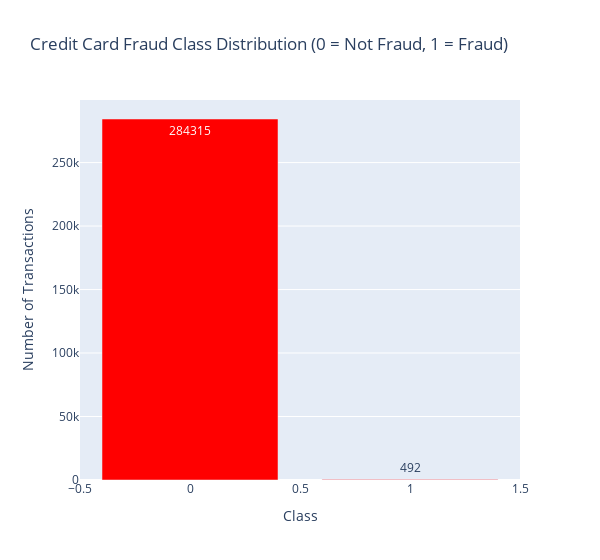
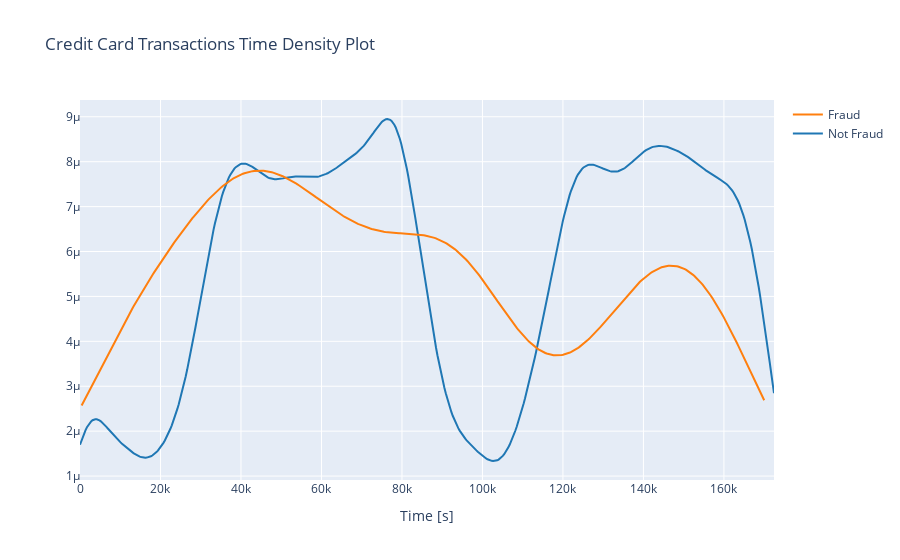

The code cell stored with these charts, in order, in its notebook:
### Code cell
# Load dataset
import pandas as pd
import plotly.graph_objs as go
import plotly.figure_factory as ff
from plotly.offline import iplot

# Read the CSV file from the downloaded path
data_df = pd.read_csv(path + "/creditcard.csv")

# Print dataset dimensions
print("Credit Card Fraud Detection data - rows:", data_df.shape[0], " columns:", data_df.shape[1])

# Preview the dataset
display(data_df.head())

# Summary statistics
display(data_df.describe())

# --- Check for missing/null values ---
total = data_df.isnull().sum().sort_values(ascending=False)
percent = (data_df.isnull().sum() / data_df.isnull().count() * 100).sort_values(ascending=False)

# Combine and display missing value stats
missing_data = pd.concat([total, percent], axis=1, keys=['Total', 'Percent'])
display(missing_data.transpose())

# --- Visualize Class Distribution (Fraud vs Not Fraud) ---
class_counts = data_df["Class"].value_counts()
df_class = pd.DataFrame({'Class': class_counts.index, 'Values': class_counts.values})

# Create bar chart for class distribution
trace = go.Bar(
    x=df_class['Class'],
    y=df_class['Values'],
    name="Credit Card Fraud Class - data imbalance",
    marker=dict(color="Red"),
    text=df_class['Values']
)

layout = dict(
    title='Credit Card Fraud Class Distribution (0 = Not Fraud, 1 = Fraud)',
    xaxis=dict(title='Class'),
    yaxis=dict(title='Number of Transactions'),
    hovermode='closest',
    width=600
)

fig = dict(data=[trace], layout=layout)
iplot(fig, filename='class_distribution')

# --- Time-Based Density Plot of Transactions by Class ---
class_0_time = data_df[data_df['Class'] == 0]["Time"]
class_1_time = data_df[data_df['Class'] == 1]["Time"]

# Prepare data for density plot
hist_data = [class_0_time, class_1_time]
group_labels = ['Not Fraud', 'Fraud']

# Create and plot density distribution
fig_time_density = ff.create_distplot(hist_data, group_labels, show_hist=False, show_rug=False)
fig_time_density['layout'].update(
    title='Credit Card Transactions Time Density Plot',
    xaxis=dict(title='Time [s]')
)
iplot(fig_time_density, filename='time_density')

### Figure 1 — Plotly figure (JSON) as saved in the notebook; plotly's stock layout.template omitted (floating-point values rounded to 4 significant figures)
{"data": [{"marker": {"color": "Red"}, "name": "Credit Card Fraud Class - data imbalance", "text": [284315, 492], "type": "bar", "x": [0, 1], "y": [284315, 492]}], "layout": {"hovermode": "closest", "title": {"text": "Credit Card Fraud Class Distribution (0 = Not Fraud, 1 = Fraud)"}, "width": 600, "xaxis": {"title": {"text": "Class"}}, "yaxis": {"title": {"text": "Number of Transactions"}}}}

### Figure 2 — Plotly figure (JSON) as saved in the notebook; plotly's stock layout.template omitted (floating-point values rounded to 4 significant figures; data arrays with more than 128 entries replaced by an {"elided": "..."} marker saying what was removed)
{"data": [{"legendgroup": "Not Fraud", "marker": {"color": "rgb(31, 119, 180)"}, "mode": "lines", "name": "Not Fraud", "showlegend": true, "type": "scatter", "x": {"elided": "500 float values"}, "xaxis": "x", "y": {"elided": "500 float values"}, "yaxis": "y"}, {"legendgroup": "Fraud", "marker": {"color": "rgb(255, 127, 14)"}, "mode": "lines", "name": "Fraud", "showlegend": true, "type": "scatter", "x": {"elided": "500 float values"}, "xaxis": "x", "y": {"elided": "500 float values"}, "yaxis": "y"}], "layout": {"barmode": "overlay", "hovermode": "closest", "legend": {"traceorder": "reversed"}, "title": {"text": "Credit Card Transactions Time Density Plot"}, "xaxis": {"anchor": "y2", "domain": [0, 1], "title": {"text": "Time [s]"}, "zeroline": false}, "yaxis": {"anchor": "free", "domain": [0, 1], "position": 0}}}
